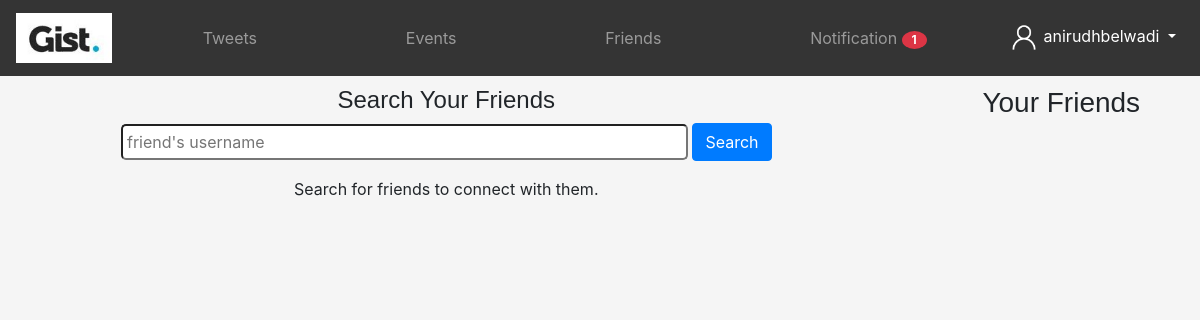
The page /friends (signed in) on the database as committed earlier.
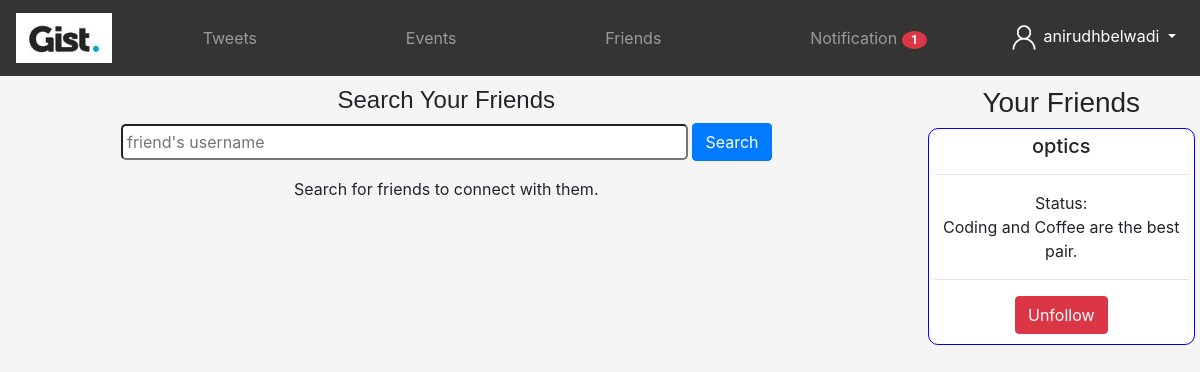
The same page on the database as committed later.
### tables this page shows
CREATE TABLE "Users" (
	"username"	TEXT,
	"email"	TEXT COLLATE UTF16CI,
	"password"	TEXT,
	"id"	INTEGER,
	"status"	TEXT DEFAULT NULL,
	"numFriends"	NUMERIC DEFAULT 0,
	"numEvents"	INTEGER DEFAULT 0,
	"numTweets"	INTEGER DEFAULT 0,
	"friends"	TEXT DEFAULT NULL
);

### main.py (the view, shortened to what this page needs)
@app.route('/friends', methods = ['POST', 'GET'])
def friends():
    if 'id' in session:
        username = session['username']
        friendsdata = fetchFriendsdata(username)
        frndRequests = fetchFriendRequests(username)
        if(len(frndRequests) > 0):
            return render_template('friends.html', msg = "Search for friends to connect with them.", friends = friendsdata, alert = len(frndRequests))
        return render_template('friends.html', msg = "Search for friends to connect with them.", friends = friendsdata)
    return render_template('friends.html', msg = "Search for friends to connect with them.")

### pydb.py (called while the page is built)
def fetchUser(username):
    conn = sqlite3.connect('database.db')
    cur = conn.cursor()
    cur.execute("SELECT * FROM Users WHERE username = ?", (username,))
    row = cur.fetchall()
    conn.close()
    print(row)
    return row

def fetchFriends(username):
    data = fetchUser(username)
    friends = []
    if(data[0][8] != None):
        friends = data[0][8].split(',')
    return friends

def fetchFriendsdata(username):
    friends = fetchFriends(username)
    friendsdata = []
    for i in friends:
        frd = fetchUser(i)
        friendsdata.append(frd)
    return friendsdata

def fetchFriendRequests(username):
    con = sqlite3.connect('database.db')
    cur = con.cursor()
    cur.execute("SELECT * FROM frequest WHERE toUser = ?", (username, ))
    row = cur.fetchall()
    con.close()
    return row

### templates/friends.html (shortened to what the changed rows need)
<!DOCTYPE html>
<html lang="en">
<head>
    <link rel="stylesheet" href="https://cdn.jsdelivr.net/npm/bootstrap@4.5.3/dist/css/bootstrap.min.css">
</head>
<body style="background-color: whitesmoke;">
      <div class="row" style="margin-top: 10px;">
          <div class="col-sm-3">
              {% for friend in friends %}
                {% for data in friend%}
              <div style="background-color: white; margin: 5px; padding: 5px; border-radius: 10px; border: 1px solid blue; align-content: center;">
                  <h5 style="text-align: center;">{{data[0]}}</h5>
                  <hr>
                  <p style="text-align: center;">Status: <br>{{data[4]}}</p>
                  <hr>
                  <form style="align-content: center;" action="/unfollow" method="POST">
                    <div class="wd-100 d-flex justify-content-center" style="align-content: center;">
                        <button class="btn btn-danger" type="submit" style="margin-bottom: 5px;">Unfollow</button>
                    </div>
                  </form>
              </div>
                {% endfor %}
              {% endfor %}
          </div>
      </div>
</body>
</html>

Rows that differ between the two databases and show on the page:
now on this page (row edited): Users: username "optics", status "Coding and Coffee are the best pair."
